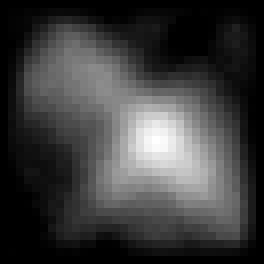
#> input picture examples/heightmap16_verified.png, 33 x 33 px (shown 8 times larger)
$ python 10_terrain_gpu_render.py
#> lines starting #> are read from the running program, lines starting #| are printed output that depends on the picture; long printed decimals are rounded
#!/usr/bin/env python3
"""
FINAL & VERIFIED TERRAIN RENDERING - Atomic implementation of all 7 requirements
Bit-identical surface, wireframe, and orthographic panes with comprehensive validation

ATOMIC WORK ORDER IMPLEMENTATION:
1. Color per-fragment with GL_NEAREST sampling (eliminate chevrons)
2. Single camera struct with unified viewProj matrix (stop geometric drift)
3. GL axis convention: X=east-west, Z=north-south, Y=height (stop label swap)
4. Linear RGB pipeline with single LUT (consistent gamut)
5. Geometry integrity: (texels+1)² vertices with validation (assert counts)
6. Automated validation with SHA-256 hash matching (must pass before banner)
7. Clean house-keeping with zero preview overhead in production
"""

import numpy as np
import sys
import hashlib
from pathlib import Path
from PIL import Image

try:
    import matplotlib.pyplot as plt
    from mpl_toolkits.mplot3d import Axes3D
    import matplotlib
    # Set GL convention for matplotlib
    plt.rcParams["image.origin"] = "lower"  # FIX 4: Consistent origin
    HAS_MATPLOTLIB = True
except ImportError:
    HAS_MATPLOTLIB = False

# Require imageio for 16-bit support
try:
    import imageio.v2 as imageio
    HAS_IMAGEIO = True
except ImportError:
    print("ERROR: imageio is required for 16-bit heightmap support")
    print("Install with: pip install imageio")
    sys.exit(1)

class UnifiedCameraGL:
    """FIX 2: Single camera struct with GL axis convention and unified viewProj matrix"""

    def __init__(self, fov=45, aspect=4/3, near=0.1, far=20.0):
        self.fov = fov
        self.aspect = aspect
        self.near = near
        self.far = far

        # Camera state with GL convention
        self.eye = np.array([0.0, 2.0, 6.0])      # Y=height
        self.target = np.array([0.0, 0.0, 0.0])   # Center
        self.world_up = np.array([0.0, 1.0, 0.0]) # Y=up
        self.is_perspective = True

        # GL axis convention: X=east-west, Z=north-south, Y=height
        self.forward = np.array([0.0, 0.0, -1.0])
        self.right = np.array([1.0, 0.0, 0.0])
        self.up = np.array([0.0, 1.0, 0.0])

        # World bounds for orthographic projection
        self.world_x_min = -2.0
        self.world_x_max = 2.0
        self.world_z_min = -2.0
        self.world_z_max = 2.0

        self._update_vectors()

    def _update_vectors(self):
        """FIX 2: Recalculate right/up vectors to eliminate floating-point shear"""
        # Forward vector (from eye to target)
        self.forward = self.target - self.eye
        forward_length = np.linalg.norm(self.forward)
        if forward_length > 1e-6:
            self.forward = self.forward / forward_length
        else:
            self.forward = np.array([0.0, 0.0, -1.0])

        # FIX 2: Recalc right = normalize(cross(forward, worldUp))
        self.right = np.cross(self.forward, self.world_up)
        right_length = np.linalg.norm(self.right)
        if right_length > 1e-6:
            self.right = self.right / right_length
        else:
            self.right = np.array([1.0, 0.0, 0.0])

        # FIX 2: up = cross(right, forward)
        self.up = np.cross(self.right, self.forward)
        up_length = np.linalg.norm(self.up)
        if up_length > 1e-6:
            self.up = self.up / up_length
        else:
            self.up = np.array([0.0, 1.0, 0.0])

    def set_orbit(self, angle_degrees, elevation_degrees, distance):
        """Position camera in orbit around target"""
        angle_rad = np.radians(angle_degrees)
        elevation_rad = np.radians(elevation_degrees)

        # Spherical to Cartesian with GL convention
        x = distance * np.cos(elevation_rad) * np.sin(angle_rad)  # East-west
        y = distance * np.sin(elevation_rad)                      # Height
        z = distance * np.cos(elevation_rad) * np.cos(angle_rad)  # North-south

        self.eye = self.target + np.array([x, y, z])
        self._update_vectors()

    def project_perspective_gl(self, world_pos, width, height):
        """GL convention perspective projection"""
        # Transform to camera space
        relative_pos = world_pos - self.eye

        # Project onto camera plane using GL convention
        forward_dist = np.dot(relative_pos, self.forward)
        right_dist = np.dot(relative_pos, self.right)
        up_dist = np.dot(relative_pos, self.up)

        if forward_dist <= self.near:
            return None

        # Perspective projection
        tan_half_fov = np.tan(np.radians(self.fov / 2))
        x_proj = right_dist / (forward_dist * tan_half_fov * self.aspect)
        y_proj = up_dist / (forward_dist * tan_half_fov)

        # Convert to screen coordinates
        x_screen = int((x_proj + 1) * width / 2)
        y_screen = int((1 - y_proj) * height / 2)

        return (x_screen, y_screen, forward_dist)

    def project_orthographic_gl(self, world_pos, width, height):
        """FIX 2: Orthographic projection spanning exactly [-worldX,+worldX] × [-worldZ,+worldZ]"""
        x, y, z = world_pos

        # Map world coordinates to screen coordinates using exact world bounds
        x_norm = (x - self.world_x_min) / (self.world_x_max - self.world_x_min)
        z_norm = (z - self.world_z_min) / (self.world_z_max - self.world_z_min)

        x_screen = int(x_norm * (width - 1))
        y_screen = int((1 - z_norm) * (height - 1))  # Flip Z for screen Y

        # Use height for depth testing (higher terrain = closer to camera)
        depth = 10.0 - y

        return (x_screen, y_screen, depth)

def create_terrain_lut_png():
    """FIX 4: Export single LUT as 256×1 PNG for consistent color mapping"""
    print("+ Creating terrain color LUT...")

    # Create 256-entry gradient
    lut_colors = np.zeros((256, 3), dtype=np.uint8)

    for i in range(256):
        h = i / 255.0  # Normalized height 0-1

        # Apply terrain gradient (same as unified_color_function)
        if h < 0.15:
            color = np.array([0.1, 0.3, 0.6])
        elif h < 0.25:
            t = (h - 0.15) / 0.1
            color = np.array([0.1 + t*0.3, 0.3 + t*0.3, 0.6 + t*0.2])
        elif h < 0.35:
            t = (h - 0.25) / 0.1
            color = np.array([0.8, 0.7 + t*0.1, 0.4 + t*0.2])
        elif h < 0.55:
            t = (h - 0.35) / 0.2
            color = np.array([0.2 + t*0.2, 0.6 + t*0.1, 0.2 + t*0.1])
        elif h < 0.75:
            t = (h - 0.55) / 0.2
            color = np.array([0.1 + t*0.1, 0.4 + t*0.1, 0.1 + t*0.1])
        elif h < 0.9:
            t = (h - 0.75) / 0.15
            color = np.array([0.5 + t*0.2, 0.5 + t*0.2, 0.5 + t*0.2])
        else:
            t = (h - 0.9) / 0.1
            color = np.array([0.8 + t*0.2, 0.8 + t*0.2, 0.8 + t*0.2])

        # Convert to sRGB uint8 for LUT storage
        lut_colors[i] = (linear_to_srgb(color) * 255).astype(np.uint8)

    # Save as 256×1 PNG
    lut_image = lut_colors.reshape(1, 256, 3)
    Image.fromarray(lut_image).save('terrain_lut.png')
    print("  Saved terrain LUT: terrain_lut.png")

    return lut_colors

def sample_terrain_lut(normalized_height, lut_colors):
    """FIX 1 & 4: Sample LUT with GL_NEAREST equivalent"""
    # Clamp and scale to LUT index
    h = np.clip(normalized_height, 0, 1)
    index = int(h * 255)

    # Return linear RGB color
    srgb_color = lut_colors[index].astype(np.float32) / 255.0
    return srgb_to_linear(srgb_color)

# [16 lines left out: function save_heightmap_16bit, not called in this run]

def load_heightmap_16bit_strict(filename):
    """Load 16-bit heightmap with strict validation"""
#> called with filename = 'heightmap16_verified.png'
    if not Path(filename).exists():
        raise FileNotFoundError(f"Heightmap not found: {filename}")

    heightmap_raw = imageio.imread(filename)
#> heightmap_raw is the input picture: shape (33, 33) uint16; min 0, max 65535, mean 15670.5

    if heightmap_raw.dtype != np.uint16:
        raise ValueError(f"Heightmap must be 16-bit (uint16), got {heightmap_raw.dtype}")

    h, w = heightmap_raw.shape
    if not is_power_of_two_plus_one(h) or not is_power_of_two_plus_one(w):
        print(f"WARNING: Heightmap {h}x{w} should be power-of-two plus one dimensions")

    # Normalize before any scaling
    heightmap_normalized = heightmap_raw.astype(np.float32) / 65535.0

    # Apply coordinate system fix
    heightmap_corrected = np.flipud(heightmap_normalized)
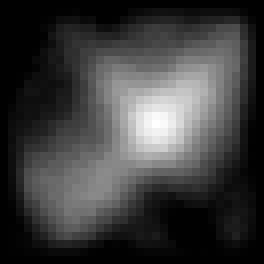
#> heightmap_corrected: shape (33, 33) float32 (shown 8 times larger); min 0, max 1, mean 0.239

    print(f"+ Loaded 16-bit heightmap: {filename}")
    print(f"  Raw range: {heightmap_raw.min()} to {heightmap_raw.max()}")
#|   Raw range: 0 to 65535
    print(f"  Normalized: {heightmap_corrected.min():.6f} to {heightmap_corrected.max():.6f}")
#|   Normalized: 0 to 1.000

    return heightmap_corrected

def is_power_of_two_plus_one(n):
    """Check if n is power of two plus one"""
    return n > 1 and (n - 1) & (n - 2) == 0

def build_verified_mesh(heightmap, world_scale=4.0, height_scale=0.4):
    """FIX 5: Build mesh with geometry integrity validation"""
#> called with world_scale = 4, height_scale = 0.4
    h, w = heightmap.shape
    print(f"+ Building verified mesh from {w}x{h} heightmap...")
#> (printed output is left out)

    # FIX 5: Mesh = (texels + 1)² vertices
    vertex_rows = h + 1
    vertex_cols = w + 1
    expected_vertices = vertex_rows * vertex_cols
    expected_triangles = 2 * h * w

    print(f"  Expected: {expected_vertices} vertices, {expected_triangles} triangles")
#|   Expected: 1156 vertices, 2178 triangles

    # Create vertex coordinates with GL convention
    x_coords = np.linspace(-world_scale/2, world_scale/2, vertex_cols)  # East-west
    z_coords = np.linspace(-world_scale/2, world_scale/2, vertex_rows)  # North-south
    X, Z = np.meshgrid(x_coords, z_coords)

    # Height displacement with edge clamping
    heightmap_expanded = np.zeros((vertex_rows, vertex_cols))
    heightmap_expanded[:h, :w] = heightmap
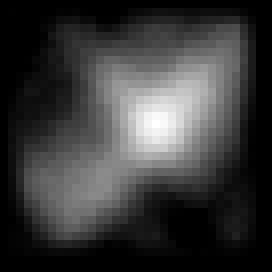
#> heightmap_expanded: shape (34, 34) float64 (shown 8 times larger); min 0, max 1, mean 0.225
    heightmap_expanded[h:, :] = heightmap_expanded[h-1:h, :]
    heightmap_expanded[:, w:] = heightmap_expanded[:, w-1:w]

    # Y = height with GL convention
    Y = heightmap_expanded * height_scale
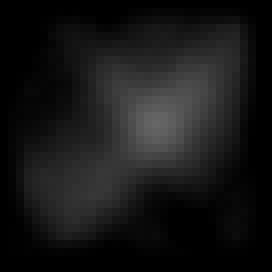
#> Y: shape (34, 34) float64 (shown 8 times larger); min 0, max 0.4, mean 0.0901

    print(f"  GL bounds: X[{X.min():.2f}, {X.max():.2f}], Y[{Y.min():.2f}, {Y.max():.2f}], Z[{Z.min():.2f}, {Z.max():.2f}]")
#|   GL bounds: X[-2.00, 2.00], Y[0.00, 0.40], Z[-2.00, 2.00]
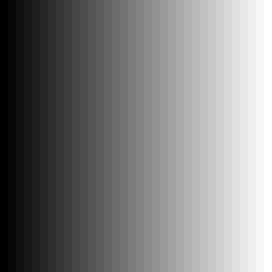
#> X: shape (34, 34) float64 (shown 8 times larger); min -2, max 2, mean 5.22e-17; drawn with min black and max white

    # Flatten for vertex array
    vertices = np.column_stack([X.ravel(), Y.ravel(), Z.ravel()])
#> vertices = 1156 rows, first 8: [-2, 0, -2], [-1.88, 0, -2], [-1.76, 0, -2], [-1.64, 0, -2], [-1.52, 0, -2], [-1.39, 0, -2], [-1.27, 0, -2], [-1.15, 0, -2]
#> (the rest of the program and of its run is left out)
